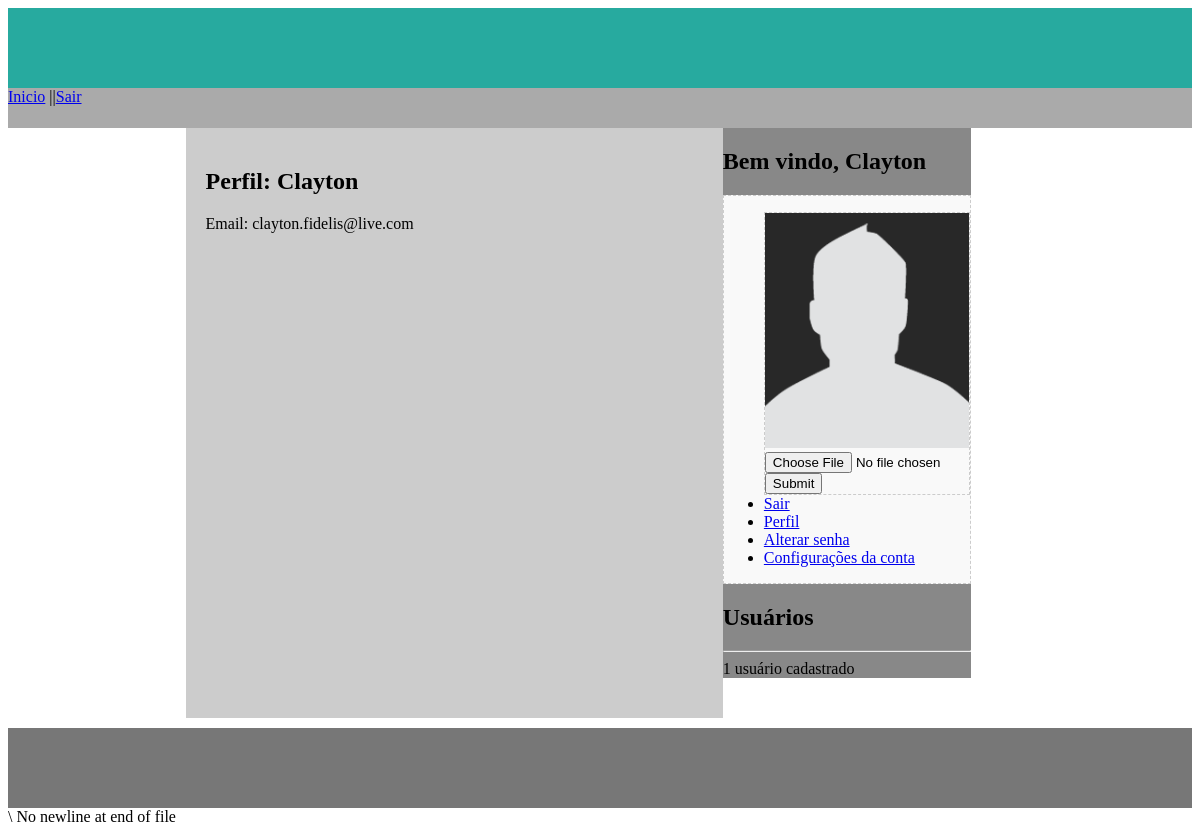
/profile.php?username=FidelisClayton (signed in), run on the app's committed database.
### tables this page shows
CREATE TABLE IF NOT EXISTS `users` (
  `user_id` int(11) NOT NULL AUTO_INCREMENT,
  `username` varchar(50) NOT NULL,
  `password` varchar(50) NOT NULL,
  `first_name` varchar(50) NOT NULL,
  `last_name` varchar(50) NOT NULL,
  `email_code` varchar(1024) NOT NULL,
  `email` varchar(2048) NOT NULL,
  `active` int(11) NOT NULL DEFAULT '1',
  `type` int(11) NOT NULL DEFAULT '0',
  `profile` varchar(2048) NOT NULL,
  PRIMARY KEY (`user_id`)
);

### core/functions/general.php (called while the page is built, shortened)
<?php
function sanitize($data){
	return htmlentities(strip_tags(mysql_real_escape_string($data)));
}
?>

### core/functions/users.php (called while the page is built, shortened)
<?php
function user_exists($username){
	$username = sanitize($username);
	$query = mysql_query("SELECT COUNT(`user_id`) FROM `users` WHERE `username` = '$username'");
	if(mysql_result($query, 0) == 1){
		return true;
	}else
		return false;
}
function user_id_from_username($username){
	$username = sanitize($username);
	$query = mysql_query("SELECT `user_id` FROM `users` WHERE `username` = '$username'");
	return mysql_result($query, 0, 'user_id');
}
function logged_in(){
	return (isset($_SESSION['user_id'])) ? true : false;
}
function user_data($user_id){
	$user_id = (int)$user_id;
	$func_num_args = func_num_args();
	$func_get_args = func_get_args();
	if($func_num_args > 1){
		unset($func_get_args[0]);
		$fields = '`'.implode('`, `', $func_get_args ). '`';
		$data = mysql_fetch_assoc(mysql_query("SELECT $fields from `users` where `user_id` = $user_id"));
		return $data;
	}
}
?>

### core/init.php (called while the page is built, shortened)
<?php
require 'functions/general.php';
require 'functions/users.php';
if(logged_in()==true){
	$session_user_id = $_SESSION['user_id'];
	$user_data = user_data($session_user_id,'user_id', 'username', 'password','first_name', 'last_name', 'email', 'profile');
}
?>

### login.php (called while the page is built, shortened)
<?php
include 'core/init.php';
?>

### profile.php (the view, shortened to what this page needs)
<!DOCTYPE HTML>
<?php
	include 'login.php';
?>
<html lang="pt-br">
<head>
	<?php include 'include/head.php'; ?>
</head>
<body>
		<?php include 'include/topo.php'; ?>
		<div class="painelEsquerda">
			<?php
			if(isset($_GET['username']) == true && empty($_GET['username']) == false){
				$username = $_GET['username'];
				if(user_exists($username) == true){
					$user_id = user_id_from_username($username);
					$profile_data = user_data($user_id, 'first_name', 'last_name', 'email');
				?>
					<h2>Perfil: <?php echo $profile_data['first_name'];?></h2>
					<p>Email: <?php echo $profile_data['email']; ?>
				<?php
				}
				else{
					echo 'Perfil não encontrado';
				}
			}
			else{
				header('Location: index.php');
				exit();
			}
			?>
		</div>
		<div class="painelDireita">
		<?php
			if(logged_in()==true){
				include 'include/loggedin.php';
			}
			else{
				include 'include/painelDireita.php';
			}
			include 'include/user_count.php';
		?>
		</div>
	</div>
	<?php include 'include/footer.php'; ?>
</body>
</html>

### include/loggedin.php (shortened to what this page needs)
<h2> Bem vindo, <?php echo $user_data['first_name'] ?> </h2>
<div class="profile">
	<ul>
		<div class="profile">
			<?php
			if(empty($user_data['profile']) ==false){
				echo '<img src="'.$user_data['profile'].'">';
			}
			?>
		<form action="" method="post" enctype="multipart/form-data">
			<input type="file" name="profile"> <input type="submit">
		</form>
		</div>
		<li><a href="logout.php">Sair</a></li>
		<li><a href="profile.php?username=<?php echo $user_data['username']?>">Perfil</a></li>
		<li><a href="changepassword.php">Alterar senha</a></li>
		<li><a href="settings.php">Configurações da conta</a></li>
	</ul>
</div>

### css/style.css (style rules this page uses)
.painelEsquerda { float: left; background-color: #ccc; min-height: 550px; height: auto; width: 60%; padding: 20px; }
.painelDireita { float: left; background-color: #888; min-height: 550px; width: 30%; }
.painelDireita img { width: 100%; height: auto; }
.profile { background-color: #f9f9f9; border: 1px dashed #ccc; }

### data on the page
users: first_name "Clayton", email "clayton.fidelis@live.com", profile (picture)

### other printed values
$user_count "1"
